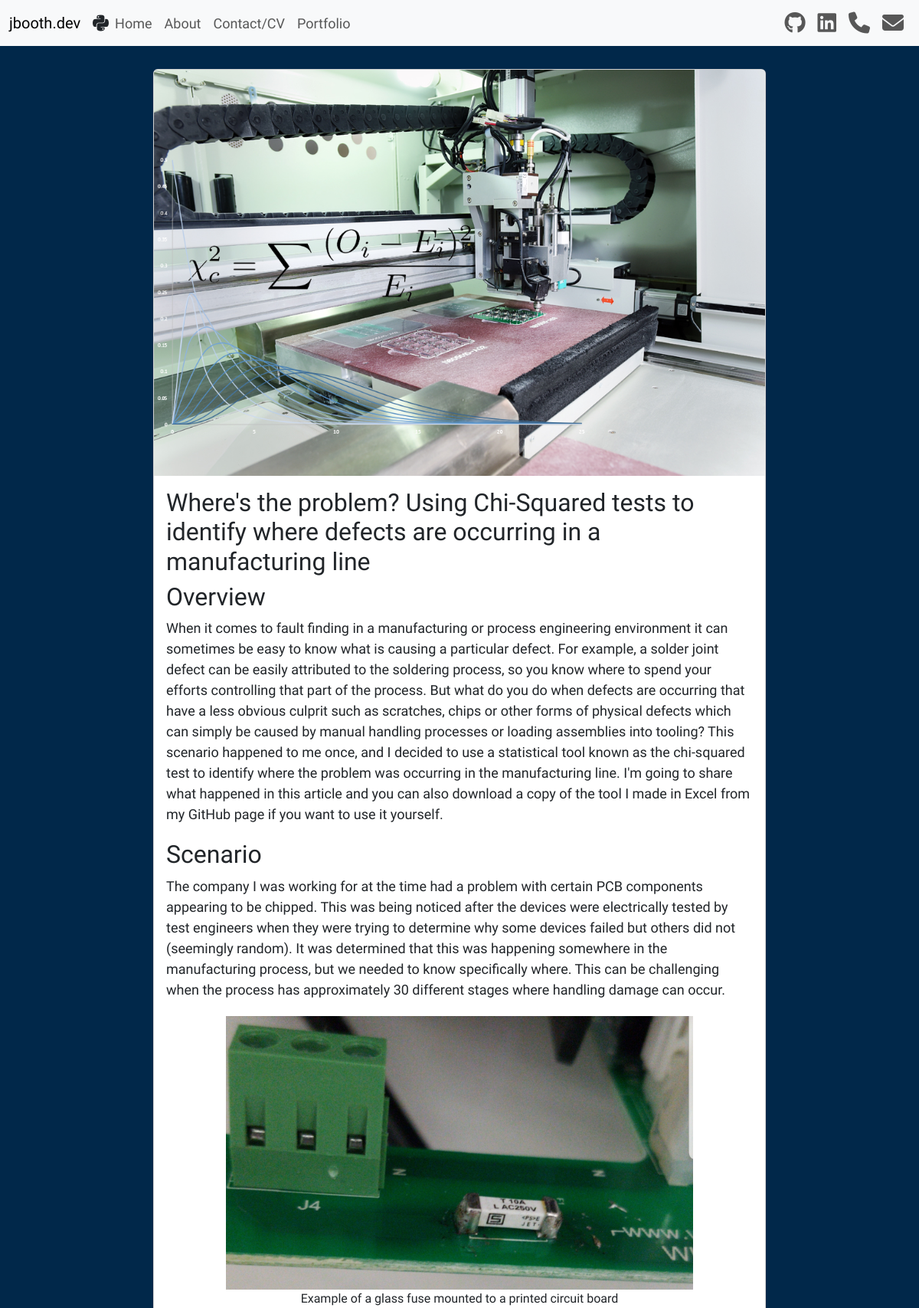
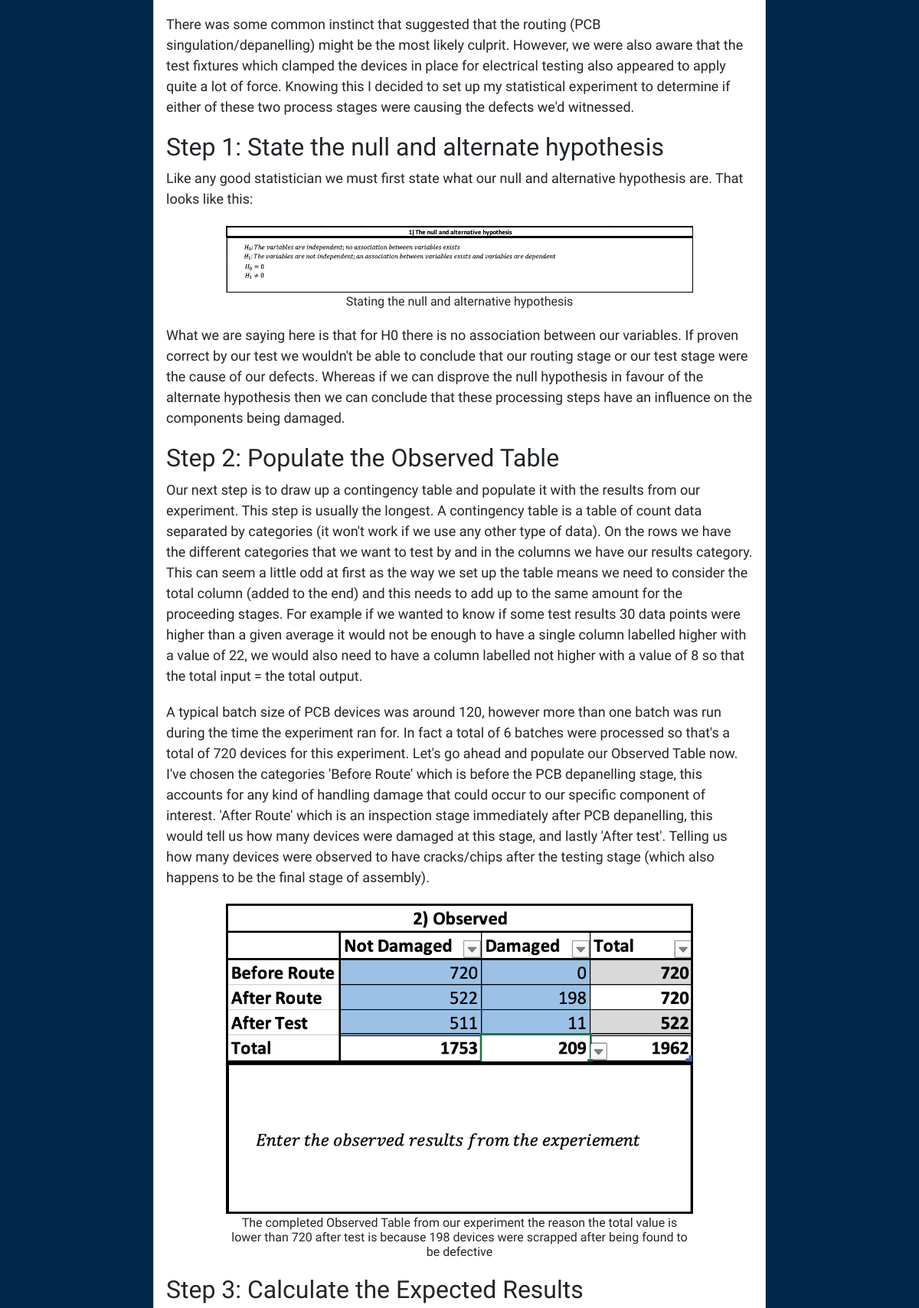
The page /post/13/ (upper part) on the database its author committed (2 pictures, top to bottom).
### portfolio/models.py (models this page shows, shortened)
class Post(models.Model):
    active = models.BooleanField(default=True)
    title = models.CharField(max_length=200)
    author = models.ForeignKey(
        'auth.User',
        on_delete=models.CASCADE,
    )
    created_at = models.DateTimeField(default=now)
    body = models.TextField()
    imagePath = models.CharField(max_length=200)
    thumbnail = models.TextField()
    skill_python = models.BooleanField(default=False)
    skill_excel = models.BooleanField(default=False)
    skill_r = models.BooleanField(default=False)
    skill_sql = models.BooleanField(default=False)
    skill_aws = models.BooleanField(default=False)
    skill_raspberry_pi = models.BooleanField(default=False)
    skill_machine_learning = models.BooleanField(default=False)
    skill_descriptive_analytics = models.BooleanField(default=False)
    skill_six_sigma = models.BooleanField(default=False)
    skill_tableau = models.BooleanField(default=False)

### portfolio/views.py (the view)
# urls.py: path('post/<int:pk>/', BlogDetailView.as_view(), name='post_detail'),
class BlogDetailView(DetailView):
    model = Post
    template_name = 'post_detail.html'

### portfolio/templatetags/markdown_extras.py (called while the page is built)
@register.filter()
@stringfilter
def markdown(value):
    return md.convert(value)

### templates/post_detail.html
{% extends 'base.html' %}
{% load static %}
{% block extrahead %}
<link rel="stylesheet" href= "{% static 'css/post.css' %}">
{% endblock extrahead %}
{% load markdown_extras %}
{% block content %}
<div class="wrapper-post">
    <div class="card post-detail-card">
        <img class="card-img-top" src="{% static post.imagePath %}" alt="Card image cap">
        <div class="card-body">
            <h2 class="card-title">{{ post.title }}</h2>
            <div class="post-body">
                {{ post.body | markdown | safe }}
            </div>
        </div>
    </div>
</div>
{% endblock content %}

### static/css/base.css (style rules this page uses)
body { padding-top: 60px; font-family: "Source Sans Pro", sans-serif; font-size: 18px; background-color: #01284a; }

### static/css/post.css (style rules this page uses)
.wrapper-post { display: grid; grid-template-columns: 1fr; margin: 0 auto; max-width: auto; justify-items: center; margin-top: 30px; }
.post-detail-card { width: 80%; max-width: 800px; }
.post-body img { max-width: 100%; width: 100%; }
.post-body p { margin-bottom: 20px; }
.post-body th { margin-bottom: 20px; text-align: left; }
.post-body table { margin-left: auto; margin-right: auto; margin-bottom: 20px; width: 80%; }

### rows shown on the page
Post: imagePath (picture), title "Where's the problem? Using Chi-Squared tests to identify where defects are occurring in a manufacturing line", body "Overview When it comes to fault finding in a manufacturing or process engineering environment it can sometimes be easy to know what is causing a particular defect. For example, a solder joint defect can be easily attributed to the soldering process, so you know where to spend your efforts controlling that part of the process. But what do you do when defects are occurring that have a less obvious culprit such as scratches, chips or other forms of physical defects which can simply be caused by manual handling processes or loading assemblies into tooling? This scenario happened to me once, and I decided to use a statistical tool known as the chi-squared test to identify where the problem was…", body (picture)
